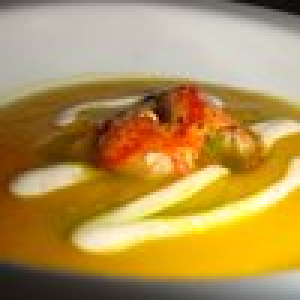
#> input picture webroot/img/Ms.jpg, 100 x 100 px (shown 3 times larger)
$ python images_similarity.py ../webroot/img/Ms.jpg ../webroot/img/Photodune-788574-home-of-your-dreams-m-880x440.jpg   (Python 2 division)
#> lines starting #> are read from the running program, lines starting #| are printed output that depends on the picture; after the words box and inside, x2 and y2 are one past the last pixel; in counts of white or black regions, pixels touching at a corner belong together
#!/usr/bin/python

import cv2
import numpy
import sys
import math

numpy.set_printoptions(threshold=numpy.nan)

def segment(im):

	gray = cv2.cvtColor(im,cv2.COLOR_BGR2GRAY)
	#blur = cv2.GaussianBlur(gray,(5,5),0)

	_,thresh = cv2.threshold(gray,220,255,cv2.THRESH_BINARY_INV)
	#thresh = cv2.adaptiveThreshold(gray,255,cv2.ADAPTIVE_THRESH_GAUSSIAN_C,cv2.THRESH_BINARY_INV,25,2)

	cv2.imwrite('thresh.jpg', thresh)

	# #################      Now finding Contours         ###################
	# kernel = cv2.getStructuringElement(cv2.MORPH_CROSS,(3,3))

	# #TODO: try to vary iterations
	# thresh = cv2.erode(thresh,kernel,iterations = 1)

	#cv2.imwrite('thresh.jpg', thresh)
	contours,hierarchy = cv2.findContours(thresh,cv2.RETR_EXTERNAL,cv2.CHAIN_APPROX_NONE)

	#i=0
	rois = []
	im2 = numpy.copy(im)
	for cnt in contours:

	    #print "area above 50"
	    [x,y,w,h] = cv2.boundingRect(cnt)

	    # reject subimages with height or width below 5 pixels
	    if (h<5) or (w<5):
	    	continue

	    #print "height above 10"

	    cv2.rectangle(im2,(x,y),(x+w,y+h),(0,0,255),2)

	    roi = im[y:y+h,x:x+w]

	    # if y>5 and x>5:
	    # 	roi = gray[y-5:y+h+5,x-5:x+w+5]

	    # store roi and x coordinate to sort by
	    rois.append((roi, x))
	    # cv2.imwrite('letter'+str(i)+'.jpg',roi)
	    # i+=1

	    # roismall = cv2.resize(roi,(10,10))

	cv2.imwrite('segmented.jpg', im2)

	# sort rois by size
	#TODO: correct?
	ret = map(lambda x: x[0],sorted(rois, key=lambda x: -len(x[0])))
	#print map(lambda x: len(x), ret)

	return ret[0]


# add borders to the image up to a size
def add_borders(image, target_height, target_width):

	height, width, depth = image.shape
	width_pad = (target_width - width) / 2.0
	left_pad = int(width_pad)

	# make sure rounding didn't affect the desired final size of the picture (=self.HEIGHTxself.WIDTH)
	# if it was not an integer (so .5), add 1 to the opposite pad
	if (left_pad != width_pad):
		right_pad = left_pad+1
	else:
		right_pad = left_pad

	height_pad = (target_height - height) / 2.0
	top_pad = int(height_pad)
	# if it was not an integer (so .5), add 1 to the opposite pad
	if (top_pad!=height_pad):
		bottom_pad = top_pad+1
	else:
		bottom_pad = top_pad

	# if all borders are positive
	if height_pad > 0 and width_pad > 0:
		dst = cv2.copyMakeBorder(image, top_pad, bottom_pad, left_pad, right_pad, cv2.BORDER_CONSTANT, value=0)
	# else just resize
	else:
		dst = cv2.resize(image,(target_height,target_width))
		sys.stderr.write("Could not add borders, shape " + str(height) + "," + str(width) + "\n")
	return dst


# tests if 2 images given by their filenames are the same
# returns a confidence score
# method: 1 - use median of pixels, 2 - use average of pixels
def images_identical(image_name1, image_name2, method=1):

#> called with image_name1 = '../webroot/img/Ms.jpg', method = 2
	image1 = cv2.imread(image_name1)
#> image1 is the input picture: shape (100, 100, 3); mean B, G, R 81.2, 146.1, 179
	image2 = cv2.imread(image_name2)
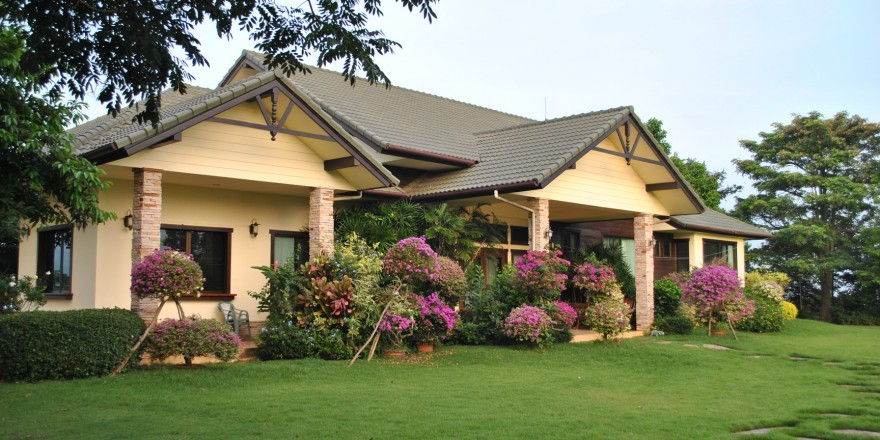
#> input picture webroot/img/Photodune-788574-home-of-your-dreams-m-880x440.jpg, 880 x 440 px
#> image2 is the input picture: shape (440, 880, 3); mean B, G, R 103.3, 129.8, 126.2

	# #TODO: fix this for images where it's not clear which is bigger
	# # image1 should be the bigger image
	# if image1.shape[0] < image2.shape[0]:
	# 	print "image1 is smaller"
	# 	image1, image2 = image2, image1


	# normalize size
	image1 = segment(image1)
#> in segment, `_,thresh = cv2.threshold(gray,220,255,cv2.THRESH_BINARY_INV)`:
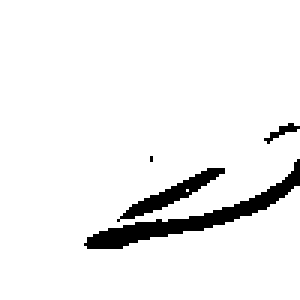
#> thresh: shape (100, 100) (shown 3 times larger); 94.1% white; 4 black regions (1 under 20 px)
#> in segment, `contours,hierarchy = cv2.findContours(thresh,cv2.RETR_EXTERNAL,cv2.CHA..`: contours = 1 contour; box (x1, y1, x2, y2) and area: (0, 0, 100, 100) 9294
#> the loop in segment, `for cnt in contours:  #print "area above 50"` made 1 pass
#> after the loop in segment, `for cnt in contours:`:
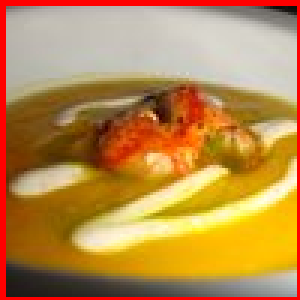
#> im2: shape (100, 100, 3) (shown 3 times larger); 5.91% of pixels changed, all inside (x1, y1, x2, y2) = (0, 0, 100, 100)
#> after the loop in segment, `for cnt in contours:`: rois = 1 item
	image2 = segment(image2)
#> in segment (call 2), `_,thresh = cv2.threshold(gray,220,255,cv2.THRESH_BINARY_INV)`:
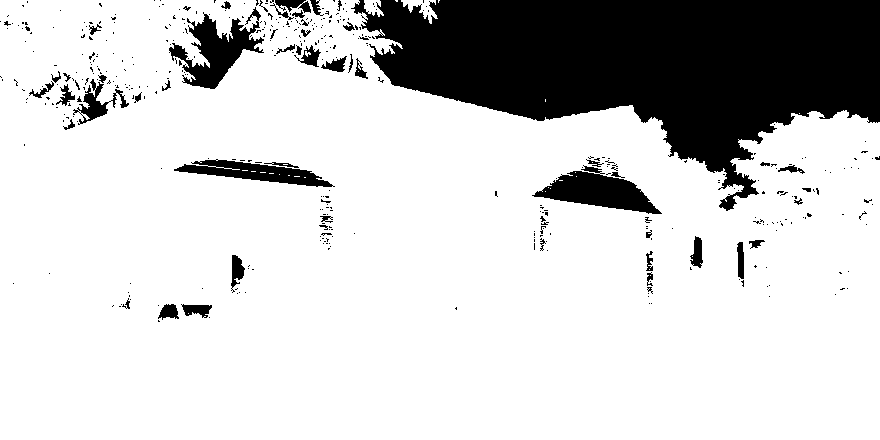
#> thresh: shape (440, 880); 80.8% white; 431 black regions (380 under 20 px)
#> in segment (call 2), `contours,hierarchy = cv2.findContours(thresh,cv2.RETR_EXTERNAL,cv2.CHA..`: contours = 7 contours, 4 with area under 20; largest, box (x1, y1, x2, y2) and area: (0, 0, 880, 440) 324318, (401, 0, 438, 24) 292, (364, 0, 384, 17) 183
#> the loop in segment (call 2), `for cnt in contours:  #print "area above 50"` made 7 passes
#> (x, y, w, h) on passes 1, 3, 4, 5, 6, 7: (799, 113, 1, 1), (438, 0, 2, 3), (401, 0, 37, 24), (395, 0, 3, 2), (364, 0, 20, 17), (0, 0, 880, 440)
#> (cnt, x, y, w, h) on pass 2: ([[545, 99], [545, 100], [545, 101], [545, 100]], 545, 99, 1, 3)
#> after the loop in segment (call 2), `for cnt in contours:`:
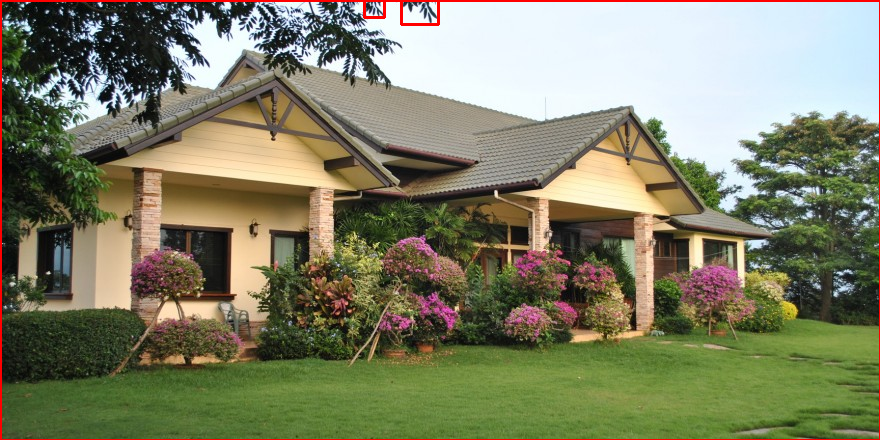
#> im2: shape (440, 880, 3); 1.12% of pixels changed, all inside (x1, y1, x2, y2) = (0, 0, 880, 440)
#> after the loop in segment (call 2), `for cnt in contours:`: rois = 3 items

	# get image size
	height, width, depth = image1.shape
#> height = 100; width = 100; depth = 3

	image2 = cv2.resize(image2, (width, height))
#> image2: shape (100, 100, 3)
	#image2 = add_borders(image2, height, width)

	# convert to gray
	image1 = cv2.cvtColor(image1,cv2.COLOR_BGR2GRAY)
	image2 = cv2.cvtColor(image2,cv2.COLOR_BGR2GRAY)
#> image2: shape (100, 100)

	cv2.imwrite("i1.jpg", image1)
	cv2.imwrite("i2.jpg", image2)

	# normalize contrast
	image1 = cv2.equalizeHist(image1)
#> image1: shape (100, 100)
	image2 = cv2.equalizeHist(image2)

	cv2.imwrite("equalizedi1.jpg", image1)
	cv2.imwrite("equalizedi2.jpg", image2)

	# build numpy array the size of the images, with all values = 255 - if it equals compare's result, it means the images were identical
	#test_array = numpy.array([[[255] * depth] * width] * height)
	test_array = numpy.array([[255] * width] * height)
	comp_result = cv2.compare(image1, image2, cv2.CMP_EQ)
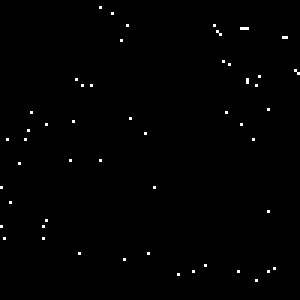
#> comp_result: shape (100, 100) (shown 3 times larger); 0.57% white in thin lines or dots

	# array of differences in pixel intensities between the 2 images
	differences = []

	# test image with black where they match
	test_image = numpy.copy(image1)
	for i1 in range(test_image.shape[0]):
		for i2 in range(test_image.shape[1]):
			# [4 lines of commented-out code are left out]
			difference = math.fabs(float(image2[i1][i2]) - float(image1[i1][i2]))
			differences.append(difference)
			test_image[i1][i2] = difference
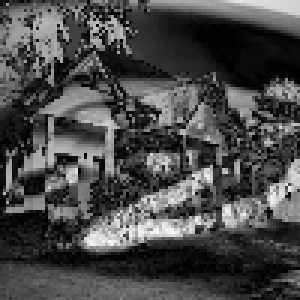
#> test_image: shape (100, 100) (shown 3 times larger); min 0, max 252, mean 73.4
#> after the loop, differences = 10000 values, max 252 at index 7752, min 0 at index 233, mean 73.45
			# if comp_result[i1][i2] ==255:
			# 	test_image[i1][i2] = image1[i1][i2] - image2[i1][i2]
	cv2.imwrite("test_image.jpg", test_image)

	# for nr in differences:
	# 	print nr

	assert test_array.shape == comp_result.shape
	#print test_array.shape, comp_result.shape

	# build matrix with 'True' where they match and 'False' where they don't
	equality_matrix = (comp_result == test_array)
#> equality_matrix: shape (100, 100) bool; 0.57% white in thin lines or dots

	# count number of matching cells
	matched_cells = equality_matrix.sum()
#> matched_cells = 57

	# count total number of cells
	total_cells = reduce(lambda x, y: x*y, test_array.shape)
#> total_cells = 10000

	# compute percent of matched cells
	percent_matched = float(matched_cells)/total_cells*100
#> percent_matched = 0.57

	#print matched_cells, total_cells

	#return numpy.array_equal(comp_result, test_array)


	#TODO: experiment with median vs average
	# maybe include some way of enforcing perfectly identical pixels. or very very close. hm. i guess that's what median does?
	if method==2:
		#print 'average', numpy.average(differences), 'score', (255.0 - numpy.average(differences)) / 255 * 100
		medium_difference = numpy.average(differences)
#> medium_difference = 73.45
	if method==1:
		#print 'median', numpy.median(differences), 'score', (255.0 - numpy.median(differences)) / 255 * 100
		medium_difference = numpy.median(differences)


	# compute confidence score for match
	score = (255.0 - medium_difference) / 255 * 100
#> score = 71.2
	return score

if __name__=='__main__':

	print images_identical(sys.argv[1], sys.argv[2], 2)
